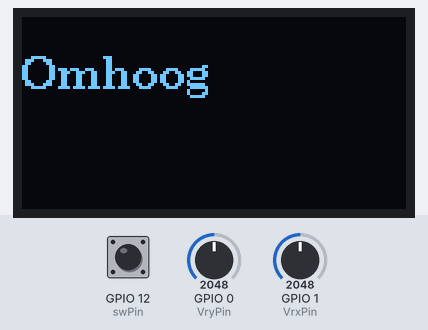
Bench run of a sketch on a simulated ESP32. Parts: 128×64 one-colour display. The test bench sets the inputs (shaded band); at power-on: GPIO 1 (VrxPin) = 2048, GPIO 12 (swPin) HIGH, GPIO 0 (VryPin) = 2048. What the sketch prints to the serial monitor is not drawn.

Above: at 1.8 s.
1.9 s: GPIO 1 (VrxPin) set to 559
6.1 s: GPIO 1 (VrxPin) set to 486
At 6.9 s:
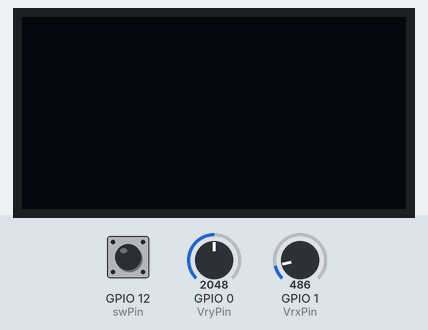
7.9 s: GPIO 12 (swPin) pulled LOW for 1.3 s
At 9.3 s:
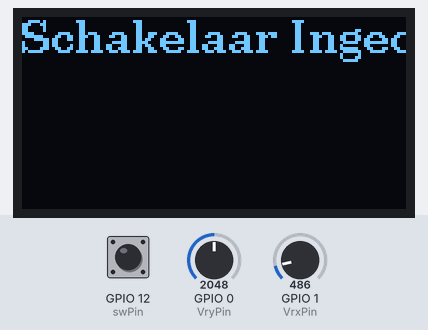
11.0 s: GPIO 1 (VrxPin) set to 0
At 12.0 s:
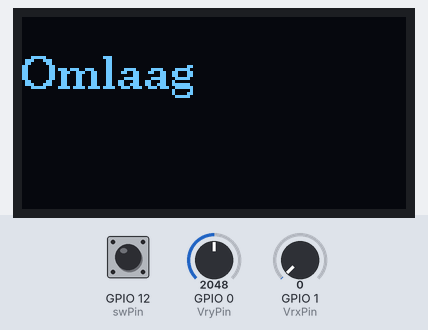
15.2 s: GPIO 12 (swPin) pulled LOW for 1.3 s
At 16.5 s:
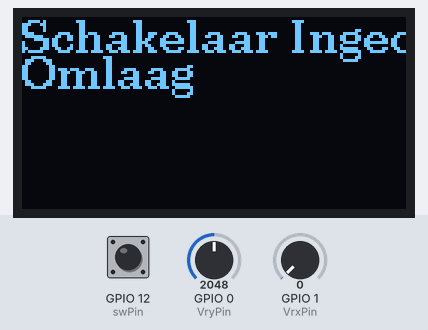
18.0 s: GPIO 1 (VrxPin) set to 491
Timing chart, 0 to 21.0 s (numbered marks = the images above; inputs shaded):
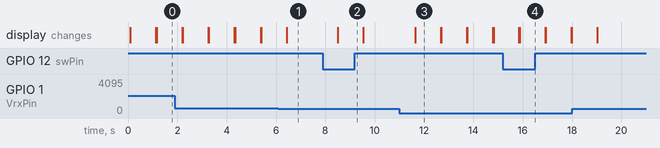

Measured:
- the behaviour switches between 526 and 525 on GPIO 1 (VrxPin) (found by bisection; images 0 and 1)
- after the input at 7.9 s, the display: changes after 0.61 s (image 2)
- after the input at 11.0 s, the display: changes after 0.64 s (image 3)
- after the input at 15.2 s, the display: first changes after 0.65 s (image 4 shows a later state)
- what the display in image 3 shows lasts 1.1 s, from 11.6 s to 12.7 s

The sketch:

MessageBox.ino
```cpp
#include <Arduino.h>
#include <U8g2lib.h>

#ifdef U8X8_HAVE_HW_SPI
#include <SPI.h>
#endif
#ifdef U8X8_HAVE_HW_I2C
#include <Wire.h>
#endif

U8G2_SSD1306_128X64_NONAME_1_HW_I2C u8g2(U8G2_R0, /* reset=*/ U8X8_PIN_NONE, /* clock=*/ 16, /* data=*/ 17);   // ESP32 Thing, HW I2C with pin remapping


const int swPin =12;
const int VrxPin = 1;
const int VryPin = 0;

int xDirection = 0;
int yDirection = 0;
int switchState = 0;

void setup(void) {
  Serial.begin(9600);

  pinMode(swPin, INPUT);

  digitalWrite(swPin, HIGH);

  u8g2.begin();
}

void loop(void) {
  u8g2.firstPage();
  xDirection = analogRead(VryPin);
  yDirection = analogRead(VrxPin);

  switchState = digitalRead(swPin);

  Serial.print("Schakelaar:  ");
  Serial.println(switchState);

  Serial.print("X=as:     ");
  Serial.println(xDirection);

  Serial.print("y=as:     ");
  Serial.println(yDirection);

  if (!switchState) {
    Serial.println("Schakelaar ingedrukt");
    do {
    u8g2.setFont(u8g2_font_ncenB10_tr);
    u8g2.drawStr(0,12,"Schakelaar Ingedrukt");
  } while ( u8g2.nextPage() );
  } else if (switchState) {
      Serial.println("schakelaar niet ingedrukt");
      u8g2.clear();
  }


  if (yDirection < 480) {
    Serial.println("Omlaag");
    do {
      u8g2.setFont(u8g2_font_ncenB10_tr);
      u8g2.drawStr(0,24,"Omlaag");
    } while (u8g2.nextPage() );
  } else if (yDirection > 525) {
    Serial.println("Omhoog");
    do {
      u8g2.setFont(u8g2_font_ncenB10_tr);
      u8g2.drawStr(0,24,"Omhoog");
    } while (u8g2.nextPage() );

  }

//
//    } else if (yDirection > 525) {
//    Serial.println("Omhoog");
//    } else if ((xDirection < 480) && (yDirection < 480)) {
//      Serial.println("Links Onder");¨
//    } else if (yDirection < 480) {
//    Serial.println("Omlaag");
//    } else if (xDirection < 480) {
//      Serial.println("Links");
//    }
//
//if ((xDirection > 540) && (yDirection > 540)) {
//      Serial.println("RechtsBoven");
//    } else if ((xDirection > 540) && (yDirection < 480)) {
//      Serial.println("Rechts Onder");
//    } else if (xDirection > 540) {
//      Serial.println("Rechts");
//    }
//
//if ((xDirection < 480) && (yDirection > 540)) {
//    Serial.println("LinksBoven");

//if ((xDirection < 480) && (yDirection > 540)) {
//    Serial.println("LinksBoven");
//    } else if (yDirection > 525) {
//    Serial.println("Omhoog");
//    } else if ((xDirection < 480) && (yDirection < 480)) {
//      Serial.println("Links Onder");
//    } else if (yDirection < 480) {
//    Serial.println("Omlaag");
//    } else if (xDirection < 480) {
//      Serial.println("Links");
//    }
//
//if ((xDirection > 540) && (yDirection > 540)) {
//      Serial.println("RechtsBoven");
//    } else if ((xDirection > 540) && (yDirection < 480)) {
//      Serial.println("Rechts Onder");
//    } else if (xDirection > 540) {
//      Serial.println("Rechts");
//    }


delay(1000);


}
```
